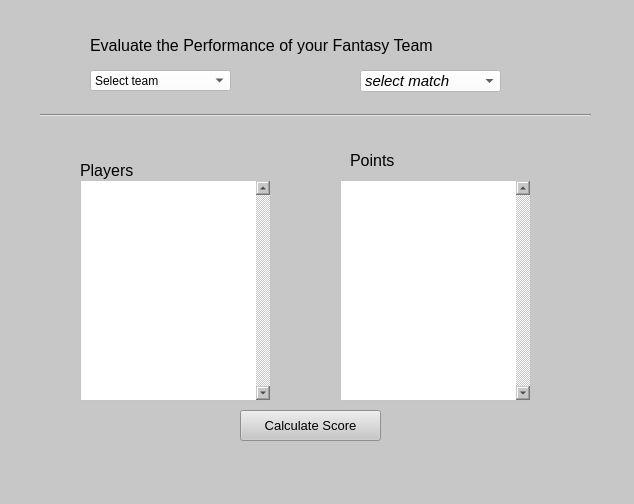
<?xml version="1.0" encoding="UTF-8"?>

<ui version="4.0">

 <class>evaluate_team</class>

 <widget class="QDialog" name="evaluate_team">

  <property name="geometry">

   <rect>

    <x>0</x>

    <y>0</y>

    <width>634</width>

    <height>504</height>

   </rect>

  </property>

  <property name="windowTitle">

   <string>Dialog</string>

  </property>

  <property name="styleSheet">

   <string notr="true">background-color: rgb(199, 199, 199);</string>

  </property>

  <widget class="QLabel" name="label">

   <property name="geometry">

    <rect>

     <x>90</x>

     <y>20</y>

     <width>391</width>

     <height>51</height>

    </rect>

   </property>

   <property name="font">

    <font>

     <family>Arial</family>

     <pointsize>12</pointsize>

    </font>

   </property>

   <property name="text">

    <string>Evaluate the Performance of your Fantasy Team</string>

   </property>

  </widget>

  <widget class="QComboBox" name="selectteam_cb">

   <property name="geometry">

    <rect>

     <x>90</x>

     <y>70</y>

     <width>141</width>

     <height>21</height>

    </rect>

   </property>

   <property name="styleSheet">

    <string notr="true">background-color: rgb(255, 255, 255);

font: 75 italic 10pt &quot;Arial&quot;;</string>

   </property>

   <property name="currentText">

    <string>Select team</string>

   </property>

   <item>

    <property name="text">

     <string>Select team</string>

    </property>

   </item>

  </widget>

  <widget class="QComboBox" name="selectmatch_cb">

   <property name="enabled">

    <bool>true</bool>

   </property>

   <property name="geometry">

    <rect>

     <x>360</x>

     <y>70</y>

     <width>141</width>

     <height>22</height>

    </rect>

   </property>

   <property name="font">

    <font>

     <family>Arial</family>

     <pointsize>11</pointsize>

     <weight>9</weight>

     <italic>true</italic>

     <bold>false</bold>

    </font>

   </property>

   <property name="styleSheet">

    <string notr="true">background-color: rgb(255, 255, 255);

font: 75 italic 11pt &quot;Arial&quot;;</string>

   </property>

   <item>

    <property name="text">

     <string extracomment="select amatch">select match</string>

    </property>

   </item>

   <item>

    <property name="text">

     <string>Match1</string>

    </property>

   </item>

  </widget>

  <widget class="Line" name="line">

   <property name="geometry">

    <rect>

     <x>40</x>

     <y>95</y>

     <width>551</width>

     <height>41</height>

    </rect>

   </property>

   <property name="styleSheet">

    <string notr="true">color: rgb(0, 0, 0);</string>

   </property>

   <property name="orientation">

    <enum>Qt::Horizontal</enum>

   </property>

  </widget>

  <widget class="QLabel" name="label_2">

   <property name="geometry">

    <rect>

     <x>80</x>

     <y>160</y>

     <width>81</width>

     <height>21</height>

    </rect>

   </property>

   <property name="font">

    <font>

     <family>Arial</family>

     <pointsize>12</pointsize>

     <weight>50</weight>

     <bold>false</bold>

    </font>

   </property>

   <property name="text">

    <string>Players</string>

   </property>

  </widget>

  <widget class="QLabel" name="label_3">

   <property name="geometry">

    <rect>

     <x>350</x>

     <y>150</y>

     <width>81</width>

     <height>21</height>

    </rect>

   </property>

   <property name="font">

    <font>

     <family>Arial</family>

     <pointsize>12</pointsize>

     <weight>50</weight>

     <bold>false</bold>

    </font>

   </property>

   <property name="text">

    <string>Points</string>

   </property>

  </widget>

  <widget class="QPushButton" name="calcscore_btn">

   <property name="enabled">

    <bool>true</bool>

   </property>

   <property name="geometry">

    <rect>

     <x>240</x>

     <y>410</y>

     <width>141</width>

     <height>31</height>

    </rect>

   </property>

   <property name="font">

    <font>

     <family>Arial</family>

     <pointsize>10</pointsize>

    </font>

   </property>

   <property name="cursor">

    <cursorShape>ArrowCursor</cursorShape>

   </property>

   <property name="statusTip">

    <string>calculating score</string>

   </property>

   <property name="text">

    <string>Calculate Score</string>

   </property>

   <property name="autoDefault">

    <bool>false</bool>

   </property>

  </widget>

  <widget class="QListWidget" name="players_lw">

   <property name="geometry">

    <rect>

     <x>80</x>

     <y>180</y>

     <width>191</width>

     <height>221</height>

    </rect>

   </property>

   <property name="font">

    <font>

     <family>Arial</family>

     <pointsize>10</pointsize>

     <weight>75</weight>

     <bold>true</bold>

    </font>

   </property>

   <property name="styleSheet">

    <string notr="true">background-color: rgb(255, 255, 255);</string>

   </property>

   <property name="verticalScrollBarPolicy">

    <enum>Qt::ScrollBarAlwaysOn</enum>

   </property>

   <property name="defaultDropAction">

    <enum>Qt::IgnoreAction</enum>

   </property>

   <property name="selectionMode">

    <enum>QAbstractItemView::NoSelection</enum>

   </property>

  </widget>

  <widget class="QListWidget" name="scores_lw">

   <property name="geometry">

    <rect>

     <x>340</x>

     <y>180</y>

     <width>191</width>

     <height>221</height>

    </rect>

   </property>

   <property name="font">

    <font>

     <family>Arial</family>

     <pointsize>10</pointsize>

     <weight>75</weight>

     <bold>true</bold>

    </font>

   </property>

   <property name="styleSheet">

    <string notr="true">background-color: rgb(255, 255, 255);</string>

   </property>

   <property name="verticalScrollBarPolicy">

    <enum>Qt::ScrollBarAlwaysOn</enum>

   </property>

   <property name="selectionMode">

    <enum>QAbstractItemView::NoSelection</enum>

   </property>

  </widget>

 </widget>

 <resources/>

 <connections/>

</ui>
